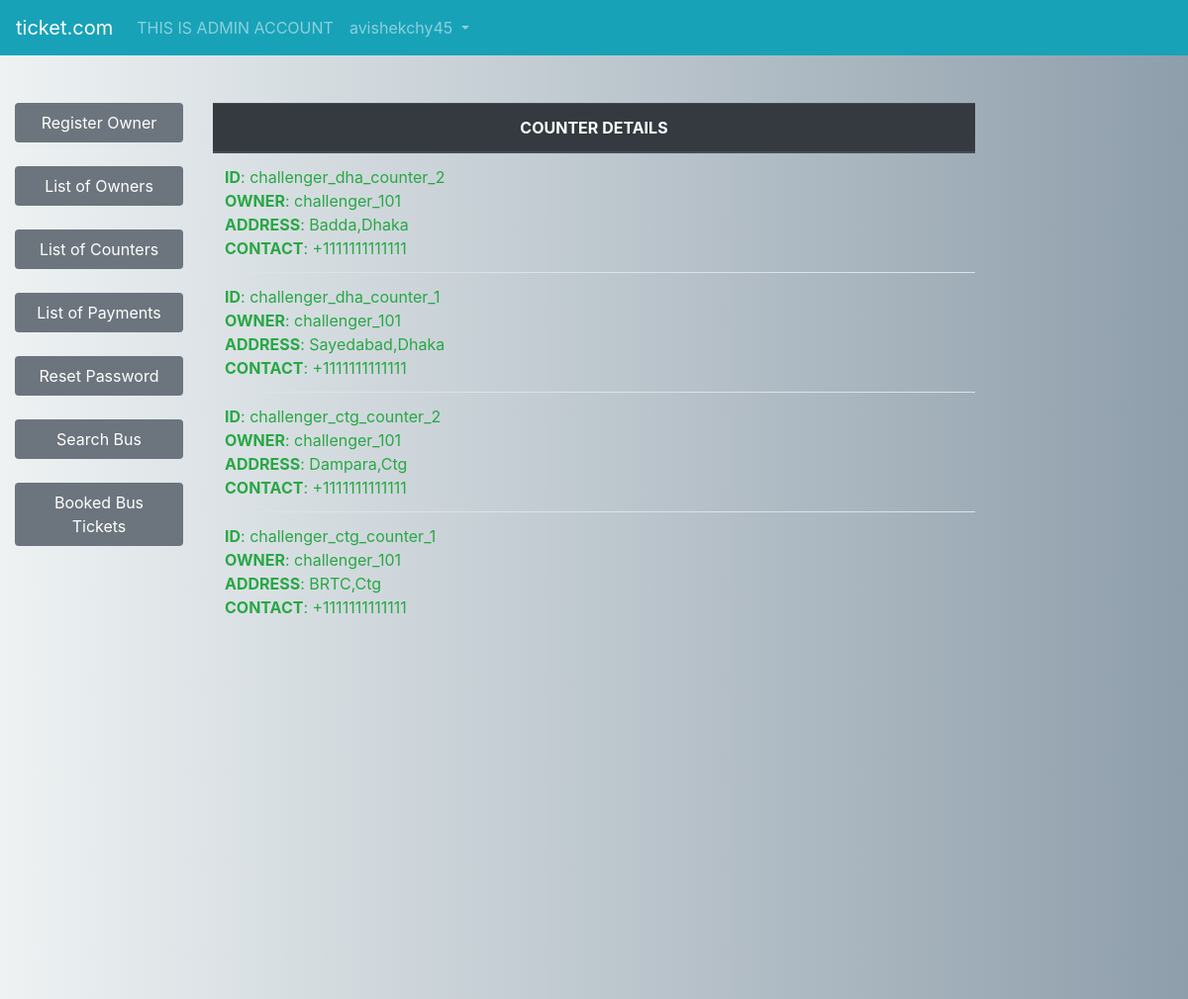
/admin/listofcounters.php (signed in, upper part), run on an earlier commit of the app's database.
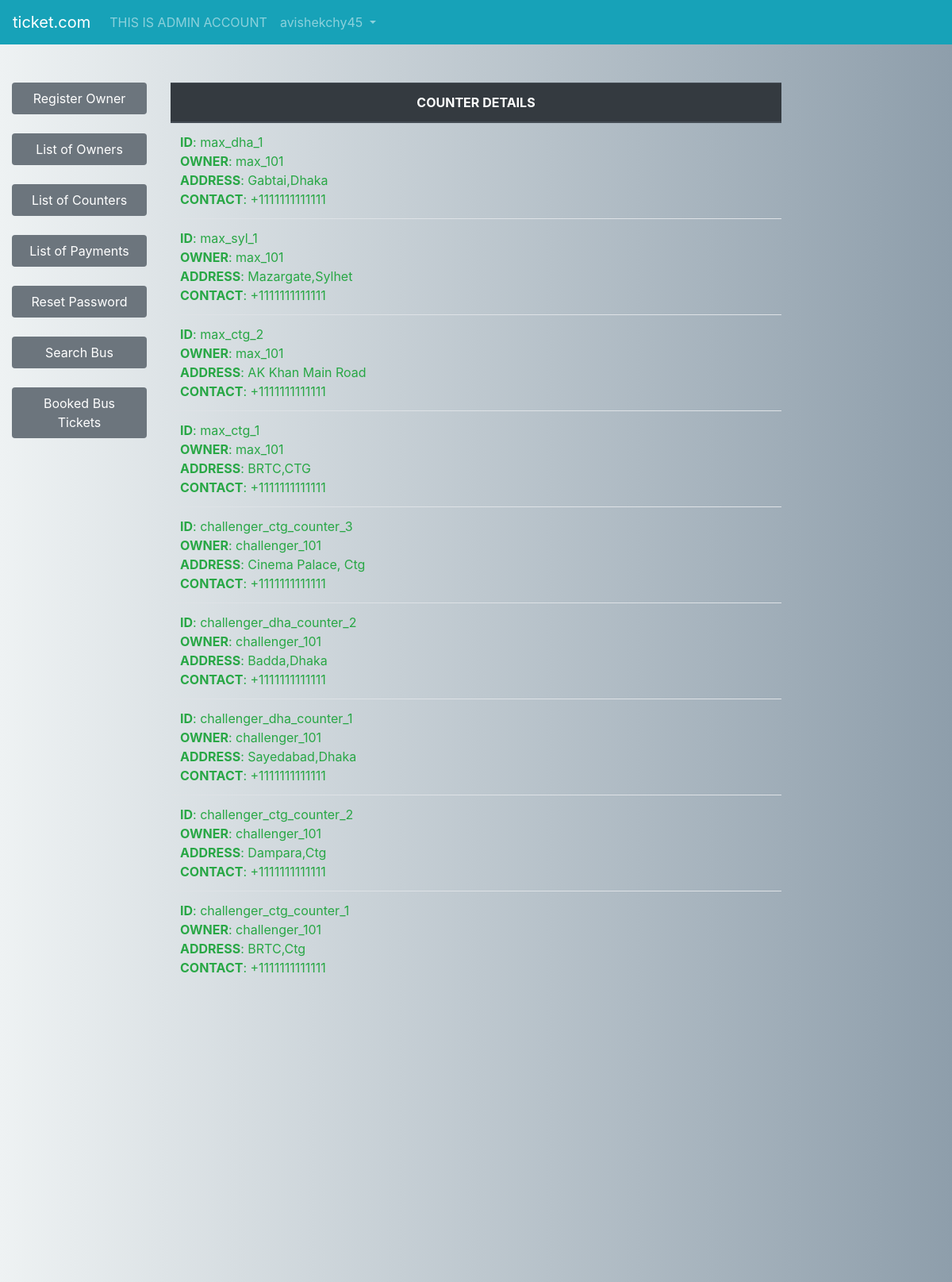
And on a later commit of the database.
### tables this page shows
CREATE TABLE `buscounter` (
  `REG` timestamp NOT NULL DEFAULT current_timestamp(),
  `COUNTER_ID` varchar(255) NOT NULL,
  `OWNER` varchar(255) NOT NULL,
  `ADDRESS` varchar(255) NOT NULL,
  `CONTACT` varchar(255) NOT NULL
);

### includes/counterlist.php (the view, shortened to what this page needs)
<?php
$query = "SELECT * FROM buscounter ORDER BY REG DESC";
$result = mysqli_query($con, $query);
echo "
<br>
<table class='table table-hover' id='counterlist'>
<thead class='thead-dark'>
<tr>
<th>COUNTER DETAILS</th>
</tr>
</thead>
<tbody>
";
while ($row = mysqli_fetch_array($result)) {
    $counterid = $row['COUNTER_ID'];
    $owner = $row['OWNER'];
    $address = $row['ADDRESS'];
    $contact = $row['CONTACT'];
    echo "
    <tr>
    <td class='text-left text-success'><b>ID</b>: $counterid <br><b>OWNER</b>: $owner <br><b>ADDRESS</b>: $address <br><b>CONTACT</b>: $contact </td>
    </tr>
    ";
}
echo "
</tbody>
</table>
<br>
";
?>

What changed in the data, as far as the page shows it:
added buscounter: COUNTER_ID "max_dha_1", OWNER "max_101", ADDRESS "Gabtai,Dhaka", CONTACT "+1111111111111"
added buscounter: COUNTER_ID "max_syl_1", OWNER "max_101", ADDRESS "Mazargate,Sylhet", CONTACT "+1111111111111"
added buscounter: COUNTER_ID "max_ctg_2", OWNER "max_101", ADDRESS "AK Khan Main Road", CONTACT "+1111111111111"
added buscounter: COUNTER_ID "max_ctg_1", OWNER "max_101", ADDRESS "BRTC,CTG", CONTACT "+1111111111111"
added buscounter: COUNTER_ID "challenger_ctg_counter_3", OWNER "challenger_101", ADDRESS "Cinema Palace, Ctg", CONTACT "+1111111111111"
